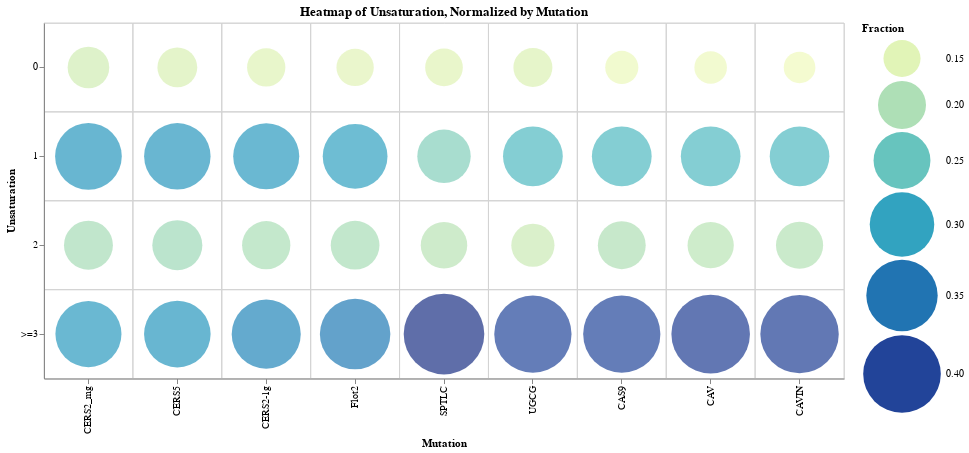

Write notebook code for a chart like this one.
### Code cell
functions.bubble_heatmap(umap, df_u, var_type='ordinal', title='Heatmap of Unsaturation, Normalized by Mutation')

### Figure 1 — Vega-Lite specification as saved in the notebook (floating-point values rounded to 4 significant figures)
{"config": {"view": {"continuousWidth": 300, "continuousHeight": 300}, "background": "white"}, "layer": [{"mark": {"type": "rect", "fill": null, "stroke": "lightgray"}, "encoding": {"x": {"field": "Mutation", "sort": null, "type": "nominal"}, "y": {"field": "Unsaturation 2", "sort": null, "type": "ordinal"}}, "title": "Heatmap of Unsaturation, Normalized by Mutation"}, {"mark": {"type": "circle"}, "encoding": {"color": {"field": "Fraction", "scale": {"scheme": "yellowgreenblue", "domain": [0.13, 0.4256]}, "type": "quantitative"}, "size": {"field": "Fraction", "scale": {"domain": [0.13, 0.4256], "domainMid": 0, "range": [1000, 6500]}, "type": "quantitative"}, "tooltip": [{"field": "Mutation", "type": "nominal"}, {"field": "Unsaturation 2", "type": "nominal"}, {"field": "Fraction", "type": "quantitative"}], "x": {"field": "Mutation", "sort": null, "type": "nominal"}, "y": {"field": "Unsaturation 2", "sort": null, "title": "Unsaturation", "type": "ordinal"}}}], "data": {"name": "data-0079f5802f660fc252b48caaa687338a"}, "height": 355.6, "width": 800, "$schema": "https://vega.github.io/schema/vega-lite/v5.16.3.json", "datasets": {"data-0079f5802f660fc252b48caaa687338a": [{"Unsaturation 2": "0", "Mutation": "CERS2_mg", "Fraction": 0.1693}, {"Unsaturation 2": "1", "Mutation": "CERS2_mg", "Fraction": 0.3152}, {"Unsaturation 2": "2", "Mutation": "CERS2_mg", "Fraction": 0.2049}, {"Unsaturation 2": ">=3", "Mutation": "CERS2_mg", "Fraction": 0.3107}, {"Unsaturation 2": "0", "Mutation": "CERS5", "Fraction": 0.1615}, {"Unsaturation 2": "1", "Mutation": "CERS5", "Fraction": 0.3135}, {"Unsaturation 2": "2", "Mutation": "CERS5", "Fraction": 0.2108}, {"Unsaturation 2": ">=3", "Mutation": "CERS5", "Fraction": 0.3142}, {"Unsaturation 2": "0", "Mutation": "CERS2-1g", "Fraction": 0.155}, {"Unsaturation 2": "1", "Mutation": "CERS2-1g", "Fraction": 0.3108}, {"Unsaturation 2": "2", "Mutation": "CERS2-1g", "Fraction": 0.2015}, {"Unsaturation 2": ">=3", "Mutation": "CERS2-1g", "Fraction": 0.3327}, {"Unsaturation 2": "0", "Mutation": "Flot2", "Fraction": 0.1512}, {"Unsaturation 2": "1", "Mutation": "Flot2", "Fraction": 0.3018}, {"Unsaturation 2": "2", "Mutation": "Flot2", "Fraction": 0.2038}, {"Unsaturation 2": ">=3", "Mutation": "Flot2", "Fraction": 0.3432}, {"Unsaturation 2": "0", "Mutation": "SPTLC", "Fraction": 0.1525}, {"Unsaturation 2": "1", "Mutation": "SPTLC", "Fraction": 0.2296}, {"Unsaturation 2": "2", "Mutation": "SPTLC", "Fraction": 0.1923}, {"Unsaturation 2": ">=3", "Mutation": "SPTLC", "Fraction": 0.4256}, {"Unsaturation 2": "0", "Mutation": "UGCG", "Fraction": 0.1579}, {"Unsaturation 2": "1", "Mutation": "UGCG", "Fraction": 0.2683}, {"Unsaturation 2": "2", "Mutation": "UGCG", "Fraction": 0.1765}, {"Unsaturation 2": ">=3", "Mutation": "UGCG", "Fraction": 0.3973}, {"Unsaturation 2": "0", "Mutation": "CAS9", "Fraction": 0.1353}, {"Unsaturation 2": "1", "Mutation": "CAS9", "Fraction": 0.2683}, {"Unsaturation 2": "2", "Mutation": "CAS9", "Fraction": 0.1995}, {"Unsaturation 2": ">=3", "Mutation": "CAS9", "Fraction": 0.3969}, {"Unsaturation 2": "0", "Mutation": "CAV", "Fraction": 0.1332}, {"Unsaturation 2": "1", "Mutation": "CAV", "Fraction": 0.2676}, {"Unsaturation 2": "2", "Mutation": "CAV", "Fraction": 0.1911}, {"Unsaturation 2": ">=3", "Mutation": "CAV", "Fraction": 0.4081}, {"Unsaturation 2": "0", "Mutation": "CAVIN", "Fraction": 0.13}, {"Unsaturation 2": "1", "Mutation": "CAVIN", "Fraction": 0.2675}, {"Unsaturation 2": "2", "Mutation": "CAVIN", "Fraction": 0.1956}, {"Unsaturation 2": ">=3", "Mutation": "CAVIN", "Fraction": 0.4068}]}}
